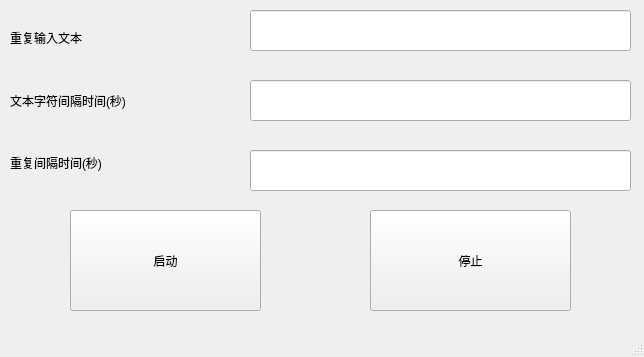
<?xml version="1.0" encoding="UTF-8"?>
<ui version="4.0">
 <class>MainWindow</class>
 <widget class="QMainWindow" name="MainWindow">
  <property name="geometry">
   <rect>
    <x>0</x>
    <y>0</y>
    <width>644</width>
    <height>357</height>
   </rect>
  </property>
  <property name="windowTitle">
   <string>MainWindow</string>
  </property>
  <widget class="QWidget" name="centralwidget">
   <widget class="QPushButton" name="pushButton">
    <property name="geometry">
     <rect>
      <x>70</x>
      <y>210</y>
      <width>191</width>
      <height>101</height>
     </rect>
    </property>
    <property name="text">
     <string>启动</string>
    </property>
   </widget>
   <widget class="QPushButton" name="pushButton_2">
    <property name="geometry">
     <rect>
      <x>370</x>
      <y>210</y>
      <width>201</width>
      <height>101</height>
     </rect>
    </property>
    <property name="text">
     <string>停止</string>
    </property>
   </widget>
   <widget class="QLineEdit" name="lineEdit">
    <property name="geometry">
     <rect>
      <x>250</x>
      <y>10</y>
      <width>381</width>
      <height>41</height>
     </rect>
    </property>
    <property name="text">
     <string/>
    </property>
   </widget>
   <widget class="QWidget" name="verticalLayoutWidget">
    <property name="geometry">
     <rect>
      <x>10</x>
      <y>10</y>
      <width>242</width>
      <height>181</height>
     </rect>
    </property>
    <layout class="QVBoxLayout" name="verticalLayout">
     <item>
      <widget class="QLabel" name="label">
       <property name="text">
        <string>重复输入文本</string>
       </property>
      </widget>
     </item>
     <item>
      <widget class="QLabel" name="label_3">
       <property name="text">
        <string>文本字符间隔时间(秒)</string>
       </property>
      </widget>
     </item>
     <item>
      <widget class="QLabel" name="label_2">
       <property name="text">
        <string>重复间隔时间(秒)</string>
       </property>
      </widget>
     </item>
    </layout>
   </widget>
   <widget class="QLineEdit" name="lineEdit_2">
    <property name="geometry">
     <rect>
      <x>250</x>
      <y>80</y>
      <width>381</width>
      <height>41</height>
     </rect>
    </property>
   </widget>
   <widget class="QLineEdit" name="lineEdit_3">
    <property name="geometry">
     <rect>
      <x>250</x>
      <y>150</y>
      <width>381</width>
      <height>41</height>
     </rect>
    </property>
   </widget>
  </widget>
  <widget class="QMenuBar" name="menubar">
   <property name="geometry">
    <rect>
     <x>0</x>
     <y>0</y>
     <width>644</width>
     <height>23</height>
    </rect>
   </property>
  </widget>
  <widget class="QStatusBar" name="statusbar"/>
 </widget>
 <resources/>
 <connections/>
</ui>
